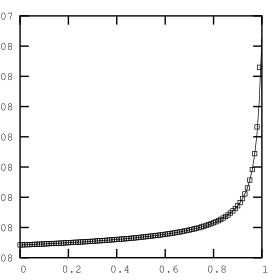

This figure's gnuplot source:
set key left
set lmargin 3
set size square 0.40
set terminal postscript portrait "default" 8
set output "./fig/up.eps"
set pointsize 0.5
load './fig/data/poly.12617'
plot [0:1] t99(x) title '', './fig/data/data.12617' title '' with points 4
